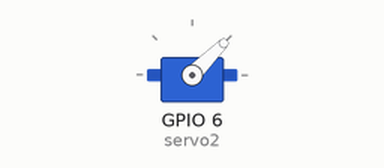
Simulated run of this program. Board: Raspberry Pi (BCM pin numbers). Shown: servo. Servo angles are drawn from the pulse width (0.5 ms = 0°, 2.5 ms = 180°). At 5.0 s the program stops and its outputs stay as they are.

Above: at 0.1 s.
At 5.1 s:
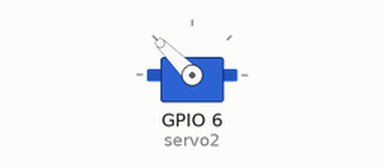
Timing chart, 0 to 6.5 s (numbered marks = the images above):
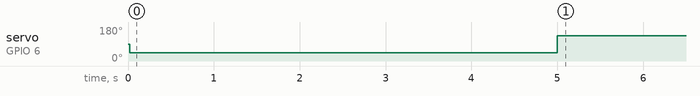

The program:

motor.py
```python
import RPi.GPIO as GPIO
import time, sys
from gpiozero import Servo
from time import sleep

servo2 = Servo(6)
#servo1 = Servo(6)
GPIO.setmode(GPIO.BCM)

servo2.min()
sleep(5)       #change the value according to the experiment
servo2.max()#change the value according to the experiment
#sleep(5)
```

Measured:
- by itself, servo on GPIO 6 (servo2): 90° → 45° at 0.02 s, → 135° 5.0 s later
